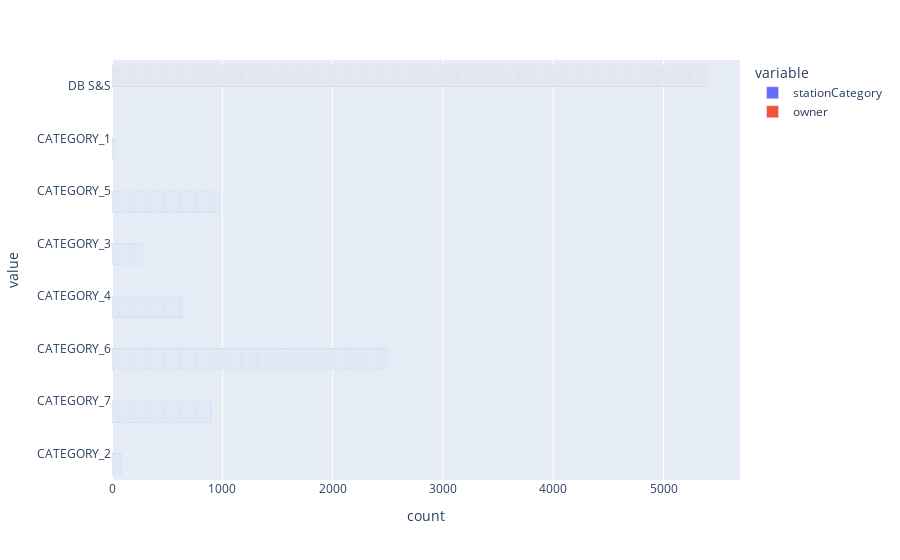

Notebook source saved alongside this figure:
### Code cell
px.bar(df, x=['stationCategory', 'owner'], barmode='group')

### Figure 1 — Plotly figure (JSON) as saved in the notebook; plotly's stock layout.template omitted (floating-point values rounded to 4 significant figures; data arrays with more than 128 entries replaced by an {"elided": "..."} marker saying what was removed)
{"data": [{"alignmentgroup": "True", "hovertemplate": "variable=stationCategory<br>count=%{x}<br>value=%{y}<extra></extra>", "legendgroup": "stationCategory", "marker": {"color": "#636efa", "pattern": {"shape": ""}}, "name": "stationCategory", "offsetgroup": "stationCategory", "orientation": "h", "showlegend": true, "textposition": "auto", "type": "bar", "x": {"elided": "5408 int values"}, "xaxis": "x", "y": {"elided": "5408 str values"}, "yaxis": "y"}, {"alignmentgroup": "True", "hovertemplate": "variable=owner<br>count=%{x}<br>value=%{y}<extra></extra>", "legendgroup": "owner", "marker": {"color": "#EF553B", "pattern": {"shape": ""}}, "name": "owner", "offsetgroup": "owner", "orientation": "h", "showlegend": true, "textposition": "auto", "type": "bar", "x": {"elided": "5408 int values"}, "xaxis": "x", "y": {"elided": "5408 str values"}, "yaxis": "y"}], "layout": {"barmode": "group", "legend": {"title": {"text": "variable"}, "tracegroupgap": 0}, "margin": {"t": 60}, "xaxis": {"anchor": "y", "domain": [0, 1], "title": {"text": "count"}}, "yaxis": {"anchor": "x", "domain": [0, 1], "title": {"text": "value"}}}}
